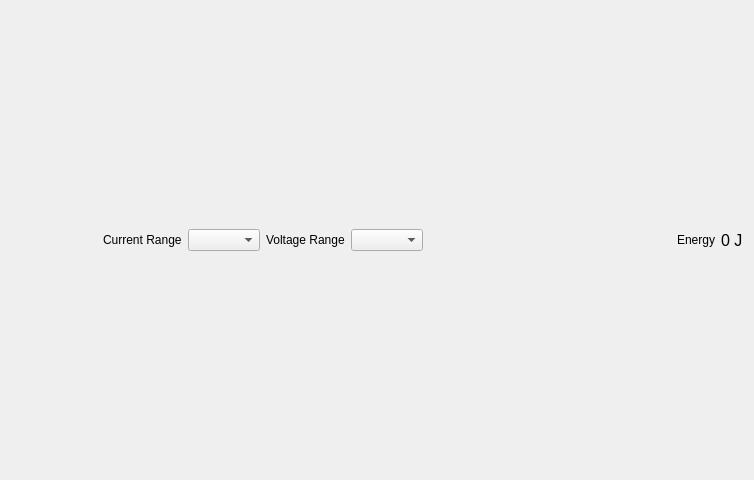
<?xml version="1.0" encoding="UTF-8"?>
<ui version="4.0">
 <class>ControlWidget</class>
 <widget class="QWidget" name="ControlWidget">
  <property name="geometry">
   <rect>
    <x>0</x>
    <y>0</y>
    <width>754</width>
    <height>480</height>
   </rect>
  </property>
  <property name="sizePolicy">
   <sizepolicy hsizetype="Expanding" vsizetype="Minimum">
    <horstretch>0</horstretch>
    <verstretch>0</verstretch>
   </sizepolicy>
  </property>
  <layout class="QHBoxLayout" name="horizontalLayout">
   <property name="topMargin">
    <number>1</number>
   </property>
   <property name="bottomMargin">
    <number>1</number>
   </property>
   <item>
    <widget class="QPushButton" name="playButton">
     <property name="toolTip">
      <string>Enable to capture data from the selected Joulescope.  Disable to stop/pause capture.</string>
     </property>
     <property name="text">
      <string/>
     </property>
     <property name="icon">
      <iconset resource="../../joulescope.qrc">
       <normaloff>:/joulescope/resources/play.png</normaloff>:/joulescope/resources/play.png</iconset>
     </property>
     <property name="checkable">
      <bool>true</bool>
     </property>
     <property name="flat">
      <bool>true</bool>
     </property>
    </widget>
   </item>
   <item>
    <widget class="QPushButton" name="recordButton">
     <property name="enabled">
      <bool>true</bool>
     </property>
     <property name="toolTip">
      <string>Click once to start recording capture Joulescope data to a file.  Click again to stop the capture.  Only new data is recorded.</string>
     </property>
     <property name="text">
      <string/>
     </property>
     <property name="icon">
      <iconset resource="../../joulescope.qrc">
       <normaloff>:/joulescope/resources/record.png</normaloff>:/joulescope/resources/record.png</iconset>
     </property>
     <property name="checkable">
      <bool>true</bool>
     </property>
     <property name="flat">
      <bool>true</bool>
     </property>
    </widget>
   </item>
   <item>
    <widget class="QLabel" name="iRangeLabel">
     <property name="text">
      <string>Current Range</string>
     </property>
    </widget>
   </item>
   <item>
    <widget class="QComboBox" name="iRangeComboBox">
     <property name="toolTip">
      <string>Select the Joulescope current range.  &quot;Auto&quot; allows Joulescope to dynamical adjust the current range.</string>
     </property>
    </widget>
   </item>
   <item>
    <widget class="QLabel" name="vRangeLabel">
     <property name="text">
      <string>Voltage Range</string>
     </property>
    </widget>
   </item>
   <item>
    <widget class="QComboBox" name="vRangeComboBox">
     <property name="toolTip">
      <string>The voltage range.  No autoranging option exists.</string>
     </property>
    </widget>
   </item>
   <item>
    <spacer name="horizontalSpacer">
     <property name="orientation">
      <enum>Qt::Horizontal</enum>
     </property>
     <property name="sizeHint" stdset="0">
      <size>
       <width>40</width>
       <height>20</height>
      </size>
     </property>
    </spacer>
   </item>
   <item>
    <widget class="QLabel" name="energyNameLabel">
     <property name="text">
      <string>Energy</string>
     </property>
    </widget>
   </item>
   <item>
    <widget class="QLabel" name="energyValueLabel">
     <property name="font">
      <font>
       <pointsize>12</pointsize>
      </font>
     </property>
     <property name="text">
      <string>0 J</string>
     </property>
    </widget>
   </item>
  </layout>
 </widget>
 <resources>
  <include location="../../joulescope.qrc"/>
 </resources>
 <connections/>
</ui>
